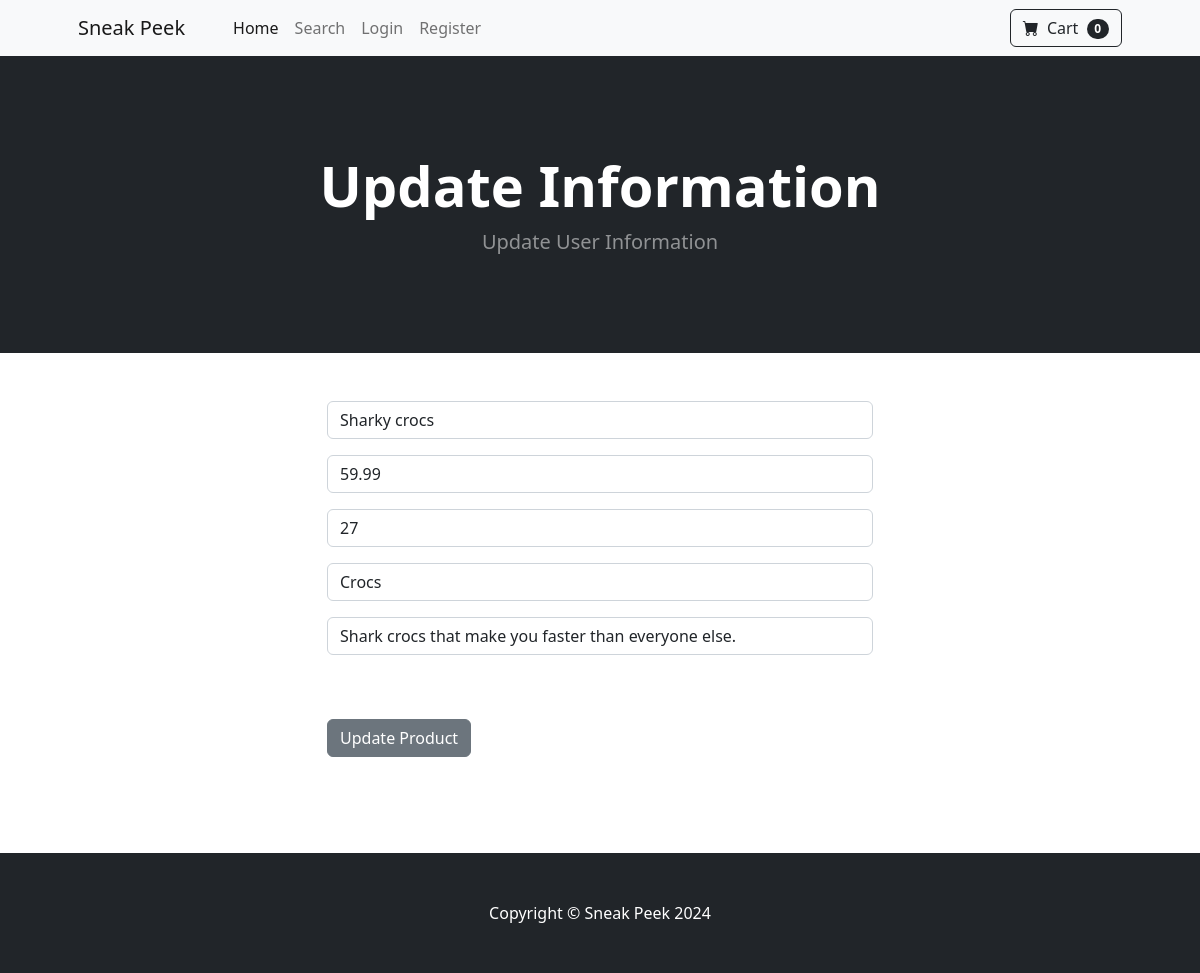
/update_product/14, run on the app's committed database.
### sneakpeek/models.py (models this page shows, shortened)
class Product(models.Model):
    name = models.CharField(max_length=100)
    price = models.DecimalField(default=0, decimal_places=2, max_digits=6)
    quantity = models.IntegerField(default=1)
    category = models.ForeignKey(Category, on_delete=models.CASCADE, default=1)
    seller = models.ForeignKey(User, on_delete=models.CASCADE, default=1)
    brand = models.CharField(max_length=100, null=True)
    description = models.CharField(max_length=250, default='', blank=True, null=True)
    image = models.ImageField(upload_to='uploads/product/')
    approved = models.BooleanField(null=True)

### sneakpeek/views.py (the view)
# urls.py: path('update_product/<int:pk>', views.product_update, name='update_product'),
def product_update(request,pk):
    product= Product.objects.get(pk=pk)
    form = UpdateProductInfoForm(request.POST or None, instance=product)
    if request.method == 'POST':
        if form.is_valid():
            form.save()
            messages.success(request, "Your information has been updated!")
    return render(request, "update_product_info.html", {'form':form, 'product':product})

### sneakpeek/forms.py
class UpdateProductInfoForm(forms.ModelForm):
	name = forms.CharField(label = "", widget=forms.TextInput(attrs={'class': 'form-control', 'placeholder':'Name'}), required=False)
	price = forms.DecimalField(label = "", widget=forms.TextInput(attrs={'class': 'form-control', 'placeholder':'Price'}), required=False)
	quantity = forms.IntegerField(label = "", widget=forms.TextInput(attrs={'class': 'form-control', 'placeholder':'Quanity'}), required=False)
	brand = forms.CharField(label = "", widget=forms.TextInput(attrs={'class': 'form-control', 'placeholder':'Brand'}), required=False)
	description = forms.CharField(label = "", widget=forms.TextInput(attrs={'class': 'form-control', 'placeholder':'Description'}), required=False)
	class Meta:
		model = Product
		fields = ('name', 'price', 'quantity', 'brand', 'description')

### cart/cart.py (called while the page is built)
    def __len__(self):
        return len(self.cart)

### cart/context_processors.py (called while the page is built)
def cart(request):
    return {'cart': Cart(request)}

### sneakpeek/templates/update_product_info.html (shortened to what this page needs)
{% extends 'base.html' %}
{% block content %}
        <header class="bg-dark py-5">
            <div class="container px-4 px-lg-5 my-5">
                <div class="text-center text-white">
                    <h1 class="display-4 fw-bolder">Update Information</h1>
                    <p class="lead fw-normal text-white-50 mb-0">Update User Information</p>
                </div>
            </div>
        </header>
        <div class="container">
        	<div class="row">
        			<div class="col-md-6 offset-md-3">
        				<br/><br/>
<form method="POST" action="{% url 'update_product' product.id%}">
    {{ form.as_p }}
    <br/><br/>
    <button type="submit" class="btn btn-secondary">
      Update Product
    </button>
</form>
<br/><br/>
<br/><br/>
        			</div>
        	</div>
        </div>
{% endblock %}

### data on the page
Product: name "Sharky crocs", price "59.99", quantity "27", brand "Crocs", description "Shark crocs that make you faster than everyone else."

### other printed values
{{ cart|length }} "0"
